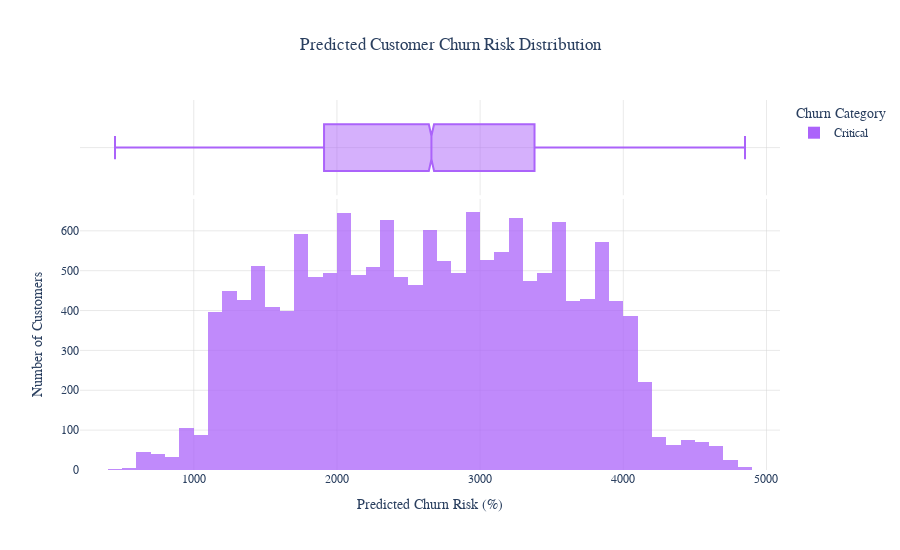

Notebook source saved alongside this figure:
### Markdown cell above
### Churn Prediction Distribution

### Code cell
churn_prediction_distribution_query = "SELECT * FROM gold.analytics_customer_churn_prediction"
churn_prediction_distribution_df = fetch_data(churn_prediction_distribution_query)

fig = px.histogram(
    churn_prediction_distribution_df,
    x='predicted_churn_risk_pct',
    color='predicted_churn_category',
    title='Predicted Customer Churn Risk Distribution',
    labels={'predicted_churn_risk_pct': 'Predicted Churn Risk (%)'},
    color_discrete_map={
        'Low': '#00CC96',
        'Medium': '#FFA15A',
        'High': '#EF553B',
        'Critical': '#AB63FA'
    },
    nbins=50,
    barmode='overlay',
    opacity=0.75,
    marginal='box',
    hover_data={'predicted_churn_risk_pct': ':.2f'} 
)

# Improve layout
fig.update_layout(
    height=550,
    width=900,
    title={
        'text': "Predicted Customer Churn Risk Distribution",
        'x':0.5,  # Center title
        'xanchor': 'center'
    },
    xaxis_title='Predicted Churn Risk (%)',
    yaxis_title='Number of Customers',
    legend_title_text='Churn Category',
    font=dict(size=12, family='Arial'),
    plot_bgcolor='white',
    paper_bgcolor='white'
)

# Style axes
fig.update_xaxes(showgrid=True, gridwidth=0.5, gridcolor='lightgrey', zeroline=False)
fig.update_yaxes(showgrid=True, gridwidth=0.5, gridcolor='lightgrey', zeroline=False)

# Show chart
fig.show()

### Figure 1 — Plotly figure (JSON) as saved in the notebook; plotly's stock layout.template omitted (floating-point values rounded to 4 significant figures; data arrays with more than 128 entries replaced by an {"elided": "..."} marker saying what was removed)
{"data": [{"bingroup": "x", "hovertemplate": "predicted_churn_category=Critical<br>Predicted Churn Risk (%)=%{x:.2f}<br>count=%{y}<extra></extra>", "legendgroup": "Critical", "marker": {"color": "#AB63FA", "opacity": 0.75, "pattern": {"shape": ""}}, "name": "Critical", "nbinsx": 50, "orientation": "v", "showlegend": true, "type": "histogram", "x": {"elided": "16112 float values"}, "xaxis": "x", "yaxis": "y"}, {"hovertemplate": "predicted_churn_category=Critical<br>Predicted Churn Risk (%)=%{x:.2f}<extra></extra>", "legendgroup": "Critical", "marker": {"color": "#AB63FA"}, "name": "Critical", "notched": true, "showlegend": false, "type": "box", "x": {"elided": "16112 float values"}, "xaxis": "x2", "yaxis": "y2"}], "layout": {"barmode": "overlay", "font": {"family": "Arial", "size": 12}, "height": 550, "legend": {"title": {"text": "Churn Category"}, "tracegroupgap": 0}, "paper_bgcolor": "white", "plot_bgcolor": "white", "title": {"text": "Predicted Customer Churn Risk Distribution", "x": 0.5, "xanchor": "center"}, "width": 900, "xaxis": {"anchor": "y", "domain": [0, 1], "gridcolor": "lightgrey", "gridwidth": 0.5, "showgrid": true, "title": {"text": "Predicted Churn Risk (%)"}, "zeroline": false}, "xaxis2": {"anchor": "y2", "domain": [0, 1], "gridcolor": "lightgrey", "gridwidth": 0.5, "matches": "x", "showgrid": true, "showticklabels": false, "zeroline": false}, "yaxis": {"anchor": "x", "domain": [0, 0.7326], "gridcolor": "lightgrey", "gridwidth": 0.5, "showgrid": true, "title": {"text": "Number of Customers"}, "zeroline": false}, "yaxis2": {"anchor": "x2", "domain": [0.7426, 1], "gridcolor": "lightgrey", "gridwidth": 0.5, "matches": "y2", "showgrid": true, "showline": false, "showticklabels": false, "ticks": "", "zeroline": false}}}
